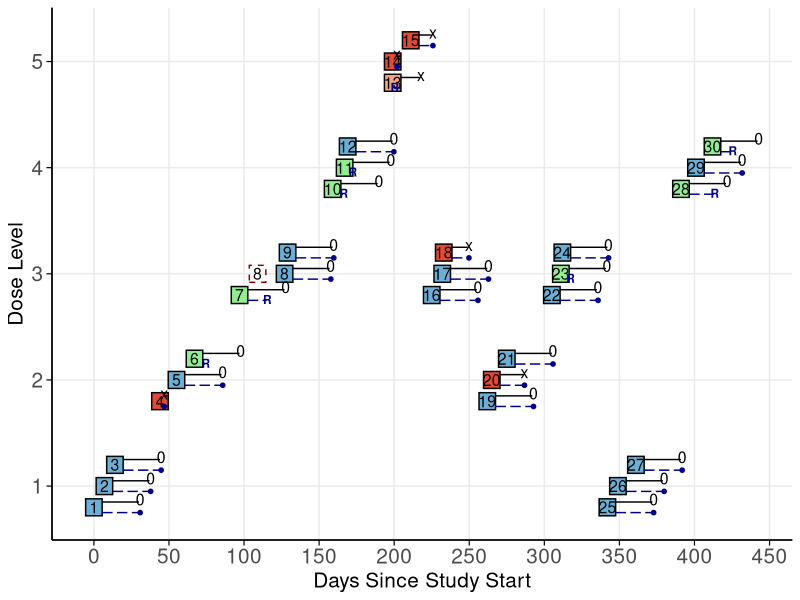
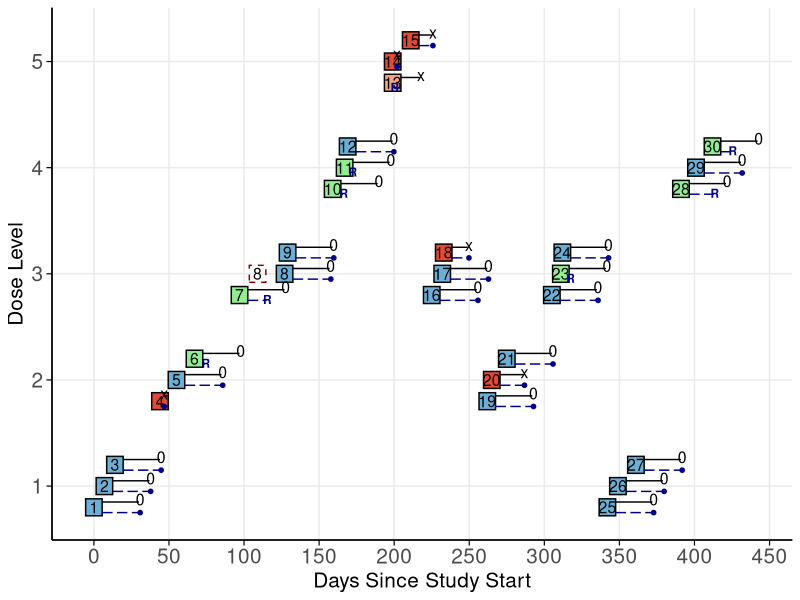

The R source for these figures, in order:
# Load required packages
library(ggplot2)
library(dplyr)
library(ggforce)  # for rounded rectangles if desired

# Read the data
df <- read.csv("SuppFigure1/Trial_illustration_nolowtox_FigureS1.csv")  


# Convert Dose and Initial dose to factors for plotting
df$Dose <- as.factor(df$Dose)
df$Initial.dose <- as.factor(df$Initial.dose)

# Color for YE
df$fill_color <- ifelse(df$YE == 1, "green", "orange")


# apply rule: if VT < VE, then set YE = 0 and VE = VT
df$YE <- ifelse(df$VT < df$VE, 0, df$YE)
df$VE <- ifelse(df$VT < df$VE, df$VT, df$VE)


## if the patient die before response, then we need record YE=0 at VE=VT



df$OutcomeCombo <- with(df, factor(
  ifelse(YT == 0 & YE == 1, "No DLT + Response",
         ifelse(YT == 0 & YE == 0, "No DLT + No Response",
                ifelse(YT == 1 & YE == 1, "DLT + Response", "DLT + No Response"))),
  levels = c("No DLT + Response", "No DLT + No Response", "DLT + Response", "DLT + No Response")
))

# Add jittered y position
# Add jitter to y-position
set.seed(42)
df$y_jittered <- as.numeric(df$Dose) + runif(nrow(df), -0.25, 0.25)

# Base size for the square
square_size <- 1.0

# Plot
df <- df %>%
  arrange(t.enrollment) %>%
  mutate(
    cohort_index = rep(1:(n()/3), each = 3)[1:n()],
    within_cohort = rep(c(-0.2, 0, 0.2), length.out = n()),
    y_jittered = as.numeric(Dose) + within_cohort
  )


df$StaggerStatus <- ifelse(
  df$idx_stagger == 1 & df$t.enrollment != df$t.treated, "Stagger",
  ifelse(df$idx_stagger == 1 & df$t.enrollment == df$t.treated, "No stagger", NA)
)
# Square dimensions
half_width <- 5.5
half_height <- 0.08

# Plot
p <- ggplot() +
  # --- Dashed squares for pending treatment ---
  # Dashed rectangle for pending treatment
  geom_rect(data = df %>% filter(t.enrollment != t.treated),
            aes(xmin = t.enrollment - half_width, xmax = t.enrollment + half_width,
                ymin = as.numeric(Initial.dose) + within_cohort - half_height,
                ymax = as.numeric(Initial.dose) + within_cohort + half_height),
            color = "darkred", fill = NA, linetype = "dashed") +
  
  # ID inside dashed rectangle
  geom_text(data = df %>% filter(t.enrollment != t.treated),
            aes(x = t.enrollment, y = as.numeric(Initial.dose) + within_cohort, label = ID),
            size = 4, color = "black") +
  
  
  # --- Solid squares for treated patients ---
  geom_rect(data = df,
            aes(xmin = t.treated - half_width, xmax = t.treated + half_width,
                ymin = y_jittered - half_height, ymax = y_jittered + half_height,
                fill = OutcomeCombo),
            color = "black")  +
  scale_fill_manual(
    name = NULL,
    values = c( "No DLT + Response" = "#90ee90",
                "No DLT + No Response" = "#6baed6",
                "DLT + Response" = "#f4a582",
                "DLT + No Response" = "#e34a33")
  )+
  # ID inside solid squares
  geom_text(data = df,
            aes(x = t.treated, y = y_jittered, label = ID),
            size = 4, color = "black") +
  
  # --- Lines to outcome markers ---
  # 1. Line: from right edge of square to event time
  # Toxicity line (above center)
  geom_segment(data = df %>% filter(VT > 0),
               aes(x = t.treated + half_width,
                   y = y_jittered + 0.05,         # shift up
                   xend = t.treated + VT,
                   yend = y_jittered + 0.05),
               color = "black") +
  
  # Toxicity marker: "x" or "0"
  geom_text(data = df %>% filter(VT > 0),
            aes(x = t.treated + VT + 0.8,
                y = y_jittered + 0.05,
                label = ifelse(YT == 1, "x", "0")),
            size = 4, color = "black", vjust = 0.3)+
  # Response line (below center)
  geom_segment(data = df %>% filter(VE > 0),
               aes(x = t.treated + half_width,
                   y = y_jittered - 0.05,         # shift down
                   xend = t.treated + VE,
                   yend = y_jittered - 0.05),
               color = "darkblue", linetype = "longdash") +
  # Response marker: "r" for responders, open circle for non-responders
  geom_text(data = df %>% filter(VE > 0 & YE == 1),
            aes(x = t.treated + VE + 0.6,    # smaller horizontal offset
                y = y_jittered - 0.05),      # match response line y-shift
            label = "R",
            size = 3,
            color = "darkblue",
            vjust = 0.4,                     # vertical tweak (optional)
            fontface = "bold") +
  geom_point(data = df %>% filter(VE > 0 & YE == 0),
             aes(x = t.treated + VE + 0.8,
                 y = y_jittered - 0.05),
             shape = 21,       # circle with border
             size = 0.6,         # bold appearance
             fill = "darkblue",    # fill color
             color = "darkblue",  # border color
             stroke = 1)     +  # border thickness
  # --- Styling ---
  # scale_fill_identity() +
  scale_y_continuous(breaks = 1:5, name = "Dose Level") +
  labs(x = "Days Since Study Start", y = "Dose Level")+
  theme_minimal() +
  theme(panel.grid.minor = element_blank())+
  scale_x_continuous(
    name = "Days Since Study Start",
    breaks = seq(0, 450, 50),
    minor_breaks = seq(0, 480, 25)
  ) +
  theme(
    panel.grid.minor = element_blank(),
    axis.title.x = element_text(face = "plain", size = 15),
    axis.title.y = element_text(face = "plain", size = 15),
    axis.text.x = element_text(face = "plain", size = 15),
    axis.text.y = element_text(face = "plain", size = 15),
    axis.line = element_line(color = "black", linewidth = 0.6),
    axis.ticks.x = element_line(color = "black", linewidth = 0.4),
    axis.ticks.y = element_line(color = "black", linewidth = 0.4),
    axis.ticks.length = unit(4, "pt"),
    legend.position = "None",
  ) + guides(
    fill = guide_legend(override.aes = list(
      shape = NA,        # No shape
      colour = NA,       # No stroke
      alpha = 1,         # Fully visible fill
      size = 6           # Size of color tile
    )),
    color = guide_legend(override.aes = list(
      shape = 17,
      size = 4
    ))
  )

# Display plot
print(p)

ggsave("SuppFigure1/SuppFigure1_Trial_example_nolowtox.jpg", p, limitsize = FALSE, width = 10, height = 8, dpi = 1000)
getwd()

